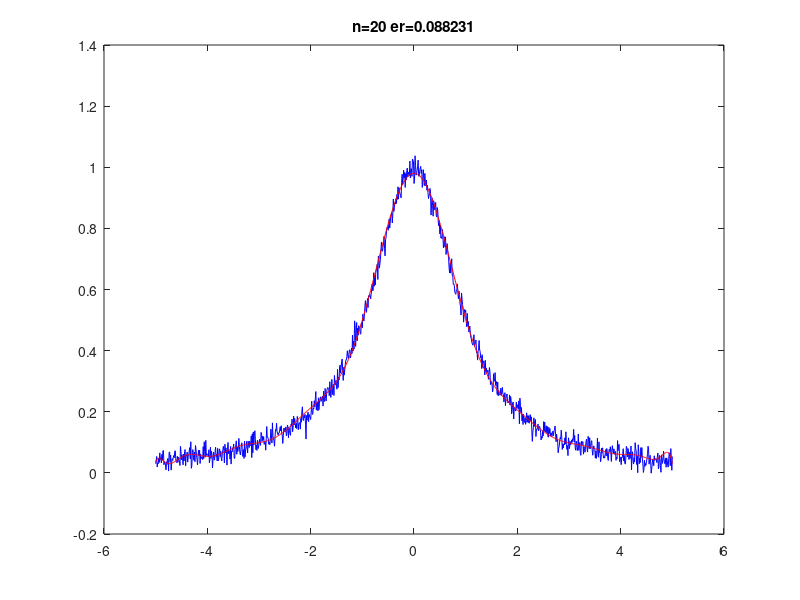

This chart was generated by the following MATLAB code:
% Складнощі інтерполяції функції Рунге
clear;
xx=-5:0.01:5; yy=1./(1+xx.*xx); % Функція Рунге в 1000 точок
yy=yy+0.02*randn(size(yy)); % Шумова добавка для апроксимації
for n=2:2:20 % Цикл значень порядку степеневого полінома
    %x=-5:(5-(-5))/(n-1):5; % Точки для інтерполяції
    x=-5:0.05:5; % Точки для апроксимації
    y=1./(1+x.*x); % Функція Рунге в точках інтерп. або апрокс.
    y=y+0.02*randn(size(y)); % Шумова добавка для апроксимації
    [p,s,mu]=polyfit(x,y,n-1); % Обчислення коефіцієнтів поліному
    pol=polyval(p,xx,[],mu); % Значення поліному в точках хх
    er=max(abs(yy-pol)); % Максимальний модуль різниці
    plot(xx,yy,'b', xx,pol,'r'); % Графіки поліному і функції Рунге
    title(sprintf('n=%g er=%g',n,er));
    pause;
end
